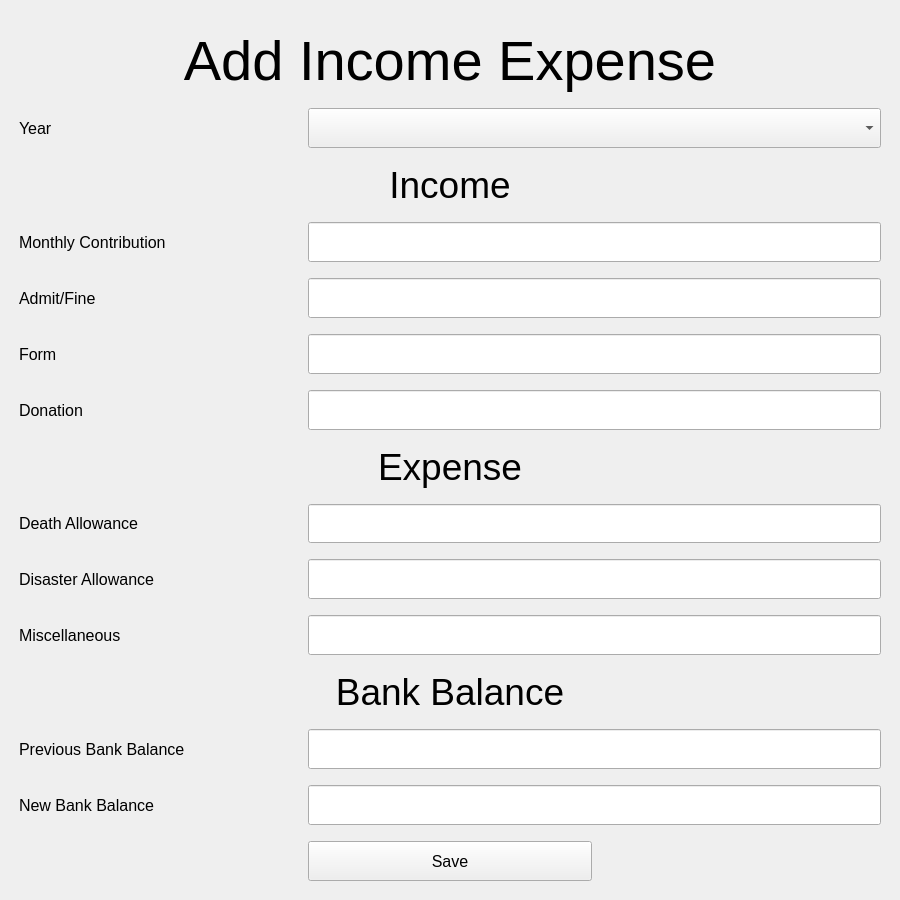
<?xml version="1.0" encoding="UTF-8"?>
<ui version="4.0">
 <class>MainWindow_add_income_expense</class>
 <widget class="QMainWindow" name="MainWindow_add_income_expense">
  <property name="geometry">
   <rect>
    <x>0</x>
    <y>0</y>
    <width>900</width>
    <height>900</height>
   </rect>
  </property>
  <property name="windowTitle">
   <string>MainWindow</string>
  </property>
  <widget class="QWidget" name="centralwidget">
   <layout class="QGridLayout" name="gridLayout_2">
    <item row="0" column="0">
     <layout class="QGridLayout" name="gridLayout">
      <item row="7" column="2" colspan="2">
       <widget class="QLineEdit" name="lineEdit_monthly_contribution">
        <property name="sizePolicy">
         <sizepolicy hsizetype="Expanding" vsizetype="Expanding">
          <horstretch>0</horstretch>
          <verstretch>0</verstretch>
         </sizepolicy>
        </property>
        <property name="font">
         <font>
          <pointsize>12</pointsize>
         </font>
        </property>
       </widget>
      </item>
      <item row="19" column="1">
       <widget class="QLabel" name="label_10">
        <property name="sizePolicy">
         <sizepolicy hsizetype="Expanding" vsizetype="Expanding">
          <horstretch>0</horstretch>
          <verstretch>0</verstretch>
         </sizepolicy>
        </property>
        <property name="font">
         <font>
          <pointsize>12</pointsize>
         </font>
        </property>
        <property name="text">
         <string>Disaster Allowance</string>
        </property>
       </widget>
      </item>
      <item row="29" column="1">
       <spacer name="horizontalSpacer">
        <property name="orientation">
         <enum>Qt::Horizontal</enum>
        </property>
        <property name="sizeHint" stdset="0">
         <size>
          <width>40</width>
          <height>20</height>
         </size>
        </property>
       </spacer>
      </item>
      <item row="25" column="1">
       <widget class="QLabel" name="label_12">
        <property name="sizePolicy">
         <sizepolicy hsizetype="Expanding" vsizetype="Expanding">
          <horstretch>0</horstretch>
          <verstretch>0</verstretch>
         </sizepolicy>
        </property>
        <property name="font">
         <font>
          <pointsize>12</pointsize>
         </font>
        </property>
        <property name="text">
         <string>Previous Bank Balance</string>
        </property>
       </widget>
      </item>
      <item row="21" column="1">
       <widget class="QLabel" name="label_11">
        <property name="sizePolicy">
         <sizepolicy hsizetype="Expanding" vsizetype="Expanding">
          <horstretch>0</horstretch>
          <verstretch>0</verstretch>
         </sizepolicy>
        </property>
        <property name="font">
         <font>
          <pointsize>12</pointsize>
         </font>
        </property>
        <property name="text">
         <string>Miscellaneous</string>
        </property>
       </widget>
      </item>
      <item row="13" column="1">
       <widget class="QLabel" name="label_7">
        <property name="sizePolicy">
         <sizepolicy hsizetype="Expanding" vsizetype="Expanding">
          <horstretch>0</horstretch>
          <verstretch>0</verstretch>
         </sizepolicy>
        </property>
        <property name="font">
         <font>
          <pointsize>12</pointsize>
         </font>
        </property>
        <property name="text">
         <string>Donation</string>
        </property>
       </widget>
      </item>
      <item row="30" column="1">
       <spacer name="verticalSpacer_13">
        <property name="orientation">
         <enum>Qt::Vertical</enum>
        </property>
        <property name="sizeType">
         <enum>QSizePolicy::Fixed</enum>
        </property>
        <property name="sizeHint" stdset="0">
         <size>
          <width>20</width>
          <height>10</height>
         </size>
        </property>
       </spacer>
      </item>
      <item row="0" column="4">
       <spacer name="horizontalSpacer_6">
        <property name="orientation">
         <enum>Qt::Horizontal</enum>
        </property>
        <property name="sizeType">
         <enum>QSizePolicy::Fixed</enum>
        </property>
        <property name="sizeHint" stdset="0">
         <size>
          <width>10</width>
          <height>20</height>
         </size>
        </property>
       </spacer>
      </item>
      <item row="2" column="1">
       <spacer name="verticalSpacer_2">
        <property name="orientation">
         <enum>Qt::Vertical</enum>
        </property>
        <property name="sizeType">
         <enum>QSizePolicy::Fixed</enum>
        </property>
        <property name="sizeHint" stdset="0">
         <size>
          <width>20</width>
          <height>10</height>
         </size>
        </property>
       </spacer>
      </item>
      <item row="13" column="2" colspan="2">
       <widget class="QLineEdit" name="lineEdit_donation">
        <property name="sizePolicy">
         <sizepolicy hsizetype="Expanding" vsizetype="Expanding">
          <horstretch>0</horstretch>
          <verstretch>0</verstretch>
         </sizepolicy>
        </property>
        <property name="font">
         <font>
          <pointsize>12</pointsize>
         </font>
        </property>
       </widget>
      </item>
      <item row="4" column="1">
       <spacer name="verticalSpacer_3">
        <property name="orientation">
         <enum>Qt::Vertical</enum>
        </property>
        <property name="sizeType">
         <enum>QSizePolicy::Fixed</enum>
        </property>
        <property name="sizeHint" stdset="0">
         <size>
          <width>20</width>
          <height>10</height>
         </size>
        </property>
       </spacer>
      </item>
      <item row="20" column="1">
       <spacer name="verticalSpacer_11">
        <property name="orientation">
         <enum>Qt::Vertical</enum>
        </property>
        <property name="sizeType">
         <enum>QSizePolicy::Fixed</enum>
        </property>
        <property name="sizeHint" stdset="0">
         <size>
          <width>20</width>
          <height>10</height>
         </size>
        </property>
       </spacer>
      </item>
      <item row="17" column="1">
       <widget class="QLabel" name="label_9">
        <property name="sizePolicy">
         <sizepolicy hsizetype="Expanding" vsizetype="Expanding">
          <horstretch>0</horstretch>
          <verstretch>0</verstretch>
         </sizepolicy>
        </property>
        <property name="font">
         <font>
          <pointsize>12</pointsize>
         </font>
        </property>
        <property name="text">
         <string>Death Allowance</string>
        </property>
       </widget>
      </item>
      <item row="15" column="1" colspan="3">
       <widget class="QLabel" name="label_8">
        <property name="sizePolicy">
         <sizepolicy hsizetype="Expanding" vsizetype="Expanding">
          <horstretch>0</horstretch>
          <verstretch>0</verstretch>
         </sizepolicy>
        </property>
        <property name="font">
         <font>
          <pointsize>28</pointsize>
         </font>
        </property>
        <property name="text">
         <string>Expense</string>
        </property>
        <property name="alignment">
         <set>Qt::AlignCenter</set>
        </property>
       </widget>
      </item>
      <item row="21" column="2" colspan="2">
       <widget class="QLineEdit" name="lineEdit_miscellaneous">
        <property name="sizePolicy">
         <sizepolicy hsizetype="Expanding" vsizetype="Expanding">
          <horstretch>0</horstretch>
          <verstretch>0</verstretch>
         </sizepolicy>
        </property>
        <property name="font">
         <font>
          <pointsize>12</pointsize>
         </font>
        </property>
       </widget>
      </item>
      <item row="5" column="1" colspan="3">
       <widget class="QLabel" name="label_5">
        <property name="sizePolicy">
         <sizepolicy hsizetype="Expanding" vsizetype="Expanding">
          <horstretch>0</horstretch>
          <verstretch>0</verstretch>
         </sizepolicy>
        </property>
        <property name="font">
         <font>
          <pointsize>28</pointsize>
         </font>
        </property>
        <property name="text">
         <string>Income</string>
        </property>
        <property name="alignment">
         <set>Qt::AlignCenter</set>
        </property>
       </widget>
      </item>
      <item row="26" column="1">
       <spacer name="verticalSpacer_15">
        <property name="orientation">
         <enum>Qt::Vertical</enum>
        </property>
        <property name="sizeType">
         <enum>QSizePolicy::Fixed</enum>
        </property>
        <property name="sizeHint" stdset="0">
         <size>
          <width>20</width>
          <height>10</height>
         </size>
        </property>
       </spacer>
      </item>
      <item row="18" column="1">
       <spacer name="verticalSpacer_10">
        <property name="orientation">
         <enum>Qt::Vertical</enum>
        </property>
        <property name="sizeType">
         <enum>QSizePolicy::Fixed</enum>
        </property>
        <property name="sizeHint" stdset="0">
         <size>
          <width>20</width>
          <height>10</height>
         </size>
        </property>
       </spacer>
      </item>
      <item row="3" column="2" colspan="2">
       <widget class="QComboBox" name="comboBox_year">
        <property name="sizePolicy">
         <sizepolicy hsizetype="Expanding" vsizetype="Expanding">
          <horstretch>0</horstretch>
          <verstretch>0</verstretch>
         </sizepolicy>
        </property>
        <property name="font">
         <font>
          <pointsize>12</pointsize>
         </font>
        </property>
       </widget>
      </item>
      <item row="8" column="1">
       <spacer name="verticalSpacer_5">
        <property name="orientation">
         <enum>Qt::Vertical</enum>
        </property>
        <property name="sizeType">
         <enum>QSizePolicy::Fixed</enum>
        </property>
        <property name="sizeHint" stdset="0">
         <size>
          <width>20</width>
          <height>10</height>
         </size>
        </property>
       </spacer>
      </item>
      <item row="14" column="1">
       <spacer name="verticalSpacer_8">
        <property name="orientation">
         <enum>Qt::Vertical</enum>
        </property>
        <property name="sizeType">
         <enum>QSizePolicy::Fixed</enum>
        </property>
        <property name="sizeHint" stdset="0">
         <size>
          <width>20</width>
          <height>10</height>
         </size>
        </property>
       </spacer>
      </item>
      <item row="6" column="1">
       <spacer name="verticalSpacer_4">
        <property name="orientation">
         <enum>Qt::Vertical</enum>
        </property>
        <property name="sizeType">
         <enum>QSizePolicy::Fixed</enum>
        </property>
        <property name="sizeHint" stdset="0">
         <size>
          <width>20</width>
          <height>10</height>
         </size>
        </property>
       </spacer>
      </item>
      <item row="19" column="2" colspan="2">
       <widget class="QLineEdit" name="lineEdit_disaster_allowance">
        <property name="sizePolicy">
         <sizepolicy hsizetype="Expanding" vsizetype="Expanding">
          <horstretch>0</horstretch>
          <verstretch>0</verstretch>
         </sizepolicy>
        </property>
        <property name="font">
         <font>
          <pointsize>12</pointsize>
         </font>
        </property>
       </widget>
      </item>
      <item row="28" column="1">
       <spacer name="verticalSpacer_12">
        <property name="orientation">
         <enum>Qt::Vertical</enum>
        </property>
        <property name="sizeType">
         <enum>QSizePolicy::Fixed</enum>
        </property>
        <property name="sizeHint" stdset="0">
         <size>
          <width>20</width>
          <height>10</height>
         </size>
        </property>
       </spacer>
      </item>
      <item row="1" column="1" colspan="3">
       <widget class="QLabel" name="label">
        <property name="sizePolicy">
         <sizepolicy hsizetype="Expanding" vsizetype="Expanding">
          <horstretch>0</horstretch>
          <verstretch>0</verstretch>
         </sizepolicy>
        </property>
        <property name="font">
         <font>
          <pointsize>42</pointsize>
         </font>
        </property>
        <property name="text">
         <string>Add Income Expense</string>
        </property>
        <property name="alignment">
         <set>Qt::AlignCenter</set>
        </property>
       </widget>
      </item>
      <item row="11" column="1">
       <widget class="QLabel" name="label_6">
        <property name="sizePolicy">
         <sizepolicy hsizetype="Expanding" vsizetype="Expanding">
          <horstretch>0</horstretch>
          <verstretch>0</verstretch>
         </sizepolicy>
        </property>
        <property name="font">
         <font>
          <pointsize>12</pointsize>
         </font>
        </property>
        <property name="text">
         <string>Form</string>
        </property>
       </widget>
      </item>
      <item row="16" column="1">
       <spacer name="verticalSpacer_9">
        <property name="orientation">
         <enum>Qt::Vertical</enum>
        </property>
        <property name="sizeType">
         <enum>QSizePolicy::Fixed</enum>
        </property>
        <property name="sizeHint" stdset="0">
         <size>
          <width>20</width>
          <height>10</height>
         </size>
        </property>
       </spacer>
      </item>
      <item row="10" column="1">
       <spacer name="verticalSpacer_6">
        <property name="orientation">
         <enum>Qt::Vertical</enum>
        </property>
        <property name="sizeType">
         <enum>QSizePolicy::Fixed</enum>
        </property>
        <property name="sizeHint" stdset="0">
         <size>
          <width>20</width>
          <height>10</height>
         </size>
        </property>
       </spacer>
      </item>
      <item row="3" column="1">
       <widget class="QLabel" name="label_2">
        <property name="sizePolicy">
         <sizepolicy hsizetype="Expanding" vsizetype="Expanding">
          <horstretch>0</horstretch>
          <verstretch>0</verstretch>
         </sizepolicy>
        </property>
        <property name="font">
         <font>
          <pointsize>12</pointsize>
         </font>
        </property>
        <property name="text">
         <string>Year</string>
        </property>
       </widget>
      </item>
      <item row="12" column="1">
       <spacer name="verticalSpacer_7">
        <property name="orientation">
         <enum>Qt::Vertical</enum>
        </property>
        <property name="sizeType">
         <enum>QSizePolicy::Fixed</enum>
        </property>
        <property name="sizeHint" stdset="0">
         <size>
          <width>20</width>
          <height>10</height>
         </size>
        </property>
       </spacer>
      </item>
      <item row="0" column="0">
       <spacer name="horizontalSpacer_4">
        <property name="orientation">
         <enum>Qt::Horizontal</enum>
        </property>
        <property name="sizeType">
         <enum>QSizePolicy::Fixed</enum>
        </property>
        <property name="sizeHint" stdset="0">
         <size>
          <width>10</width>
          <height>20</height>
         </size>
        </property>
       </spacer>
      </item>
      <item row="7" column="1">
       <widget class="QLabel" name="label_3">
        <property name="sizePolicy">
         <sizepolicy hsizetype="Expanding" vsizetype="Expanding">
          <horstretch>0</horstretch>
          <verstretch>0</verstretch>
         </sizepolicy>
        </property>
        <property name="font">
         <font>
          <pointsize>12</pointsize>
         </font>
        </property>
        <property name="text">
         <string>Monthly Contribution</string>
        </property>
       </widget>
      </item>
      <item row="9" column="2" colspan="2">
       <widget class="QLineEdit" name="lineEdit_admit_fine">
        <property name="sizePolicy">
         <sizepolicy hsizetype="Expanding" vsizetype="Expanding">
          <horstretch>0</horstretch>
          <verstretch>0</verstretch>
         </sizepolicy>
        </property>
        <property name="font">
         <font>
          <pointsize>12</pointsize>
         </font>
        </property>
       </widget>
      </item>
      <item row="29" column="3">
       <spacer name="horizontalSpacer_2">
        <property name="orientation">
         <enum>Qt::Horizontal</enum>
        </property>
        <property name="sizeHint" stdset="0">
         <size>
          <width>40</width>
          <height>20</height>
         </size>
        </property>
       </spacer>
      </item>
      <item row="0" column="1">
       <spacer name="verticalSpacer">
        <property name="orientation">
         <enum>Qt::Vertical</enum>
        </property>
        <property name="sizeType">
         <enum>QSizePolicy::Fixed</enum>
        </property>
        <property name="sizeHint" stdset="0">
         <size>
          <width>20</width>
          <height>10</height>
         </size>
        </property>
       </spacer>
      </item>
      <item row="22" column="1">
       <spacer name="verticalSpacer_16">
        <property name="orientation">
         <enum>Qt::Vertical</enum>
        </property>
        <property name="sizeType">
         <enum>QSizePolicy::Fixed</enum>
        </property>
        <property name="sizeHint" stdset="0">
         <size>
          <width>20</width>
          <height>10</height>
         </size>
        </property>
       </spacer>
      </item>
      <item row="27" column="1">
       <widget class="QLabel" name="label_13">
        <property name="sizePolicy">
         <sizepolicy hsizetype="Expanding" vsizetype="Expanding">
          <horstretch>0</horstretch>
          <verstretch>0</verstretch>
         </sizepolicy>
        </property>
        <property name="font">
         <font>
          <pointsize>12</pointsize>
         </font>
        </property>
        <property name="text">
         <string>New Bank Balance</string>
        </property>
       </widget>
      </item>
      <item row="17" column="2" colspan="2">
       <widget class="QLineEdit" name="lineEdit_death_allowance">
        <property name="sizePolicy">
         <sizepolicy hsizetype="Expanding" vsizetype="Expanding">
          <horstretch>0</horstretch>
          <verstretch>0</verstretch>
         </sizepolicy>
        </property>
        <property name="font">
         <font>
          <pointsize>12</pointsize>
         </font>
        </property>
       </widget>
      </item>
      <item row="9" column="1">
       <widget class="QLabel" name="label_4">
        <property name="sizePolicy">
         <sizepolicy hsizetype="Expanding" vsizetype="Expanding">
          <horstretch>0</horstretch>
          <verstretch>0</verstretch>
         </sizepolicy>
        </property>
        <property name="font">
         <font>
          <pointsize>12</pointsize>
         </font>
        </property>
        <property name="text">
         <string>Admit/Fine</string>
        </property>
       </widget>
      </item>
      <item row="29" column="2">
       <widget class="QPushButton" name="pushButton_save">
        <property name="sizePolicy">
         <sizepolicy hsizetype="Expanding" vsizetype="Expanding">
          <horstretch>0</horstretch>
          <verstretch>0</verstretch>
         </sizepolicy>
        </property>
        <property name="font">
         <font>
          <pointsize>12</pointsize>
         </font>
        </property>
        <property name="text">
         <string>Save</string>
        </property>
       </widget>
      </item>
      <item row="11" column="2" colspan="2">
       <widget class="QLineEdit" name="lineEdit_form">
        <property name="sizePolicy">
         <sizepolicy hsizetype="Expanding" vsizetype="Expanding">
          <horstretch>0</horstretch>
          <verstretch>0</verstretch>
         </sizepolicy>
        </property>
        <property name="font">
         <font>
          <pointsize>12</pointsize>
         </font>
        </property>
       </widget>
      </item>
      <item row="24" column="1">
       <spacer name="verticalSpacer_17">
        <property name="orientation">
         <enum>Qt::Vertical</enum>
        </property>
        <property name="sizeType">
         <enum>QSizePolicy::Fixed</enum>
        </property>
        <property name="sizeHint" stdset="0">
         <size>
          <width>20</width>
          <height>10</height>
         </size>
        </property>
       </spacer>
      </item>
      <item row="23" column="1" colspan="3">
       <widget class="QLabel" name="label_14">
        <property name="sizePolicy">
         <sizepolicy hsizetype="Expanding" vsizetype="Expanding">
          <horstretch>0</horstretch>
          <verstretch>0</verstretch>
         </sizepolicy>
        </property>
        <property name="font">
         <font>
          <pointsize>28</pointsize>
         </font>
        </property>
        <property name="text">
         <string>Bank Balance</string>
        </property>
        <property name="alignment">
         <set>Qt::AlignCenter</set>
        </property>
       </widget>
      </item>
      <item row="25" column="2" colspan="2">
       <widget class="QLineEdit" name="lineEdit_previous_balance">
        <property name="sizePolicy">
         <sizepolicy hsizetype="Expanding" vsizetype="Expanding">
          <horstretch>0</horstretch>
          <verstretch>0</verstretch>
         </sizepolicy>
        </property>
        <property name="font">
         <font>
          <pointsize>12</pointsize>
         </font>
        </property>
       </widget>
      </item>
      <item row="27" column="2" colspan="2">
       <widget class="QLineEdit" name="lineEdit_new_balance">
        <property name="sizePolicy">
         <sizepolicy hsizetype="Expanding" vsizetype="Expanding">
          <horstretch>0</horstretch>
          <verstretch>0</verstretch>
         </sizepolicy>
        </property>
        <property name="font">
         <font>
          <pointsize>12</pointsize>
         </font>
        </property>
       </widget>
      </item>
     </layout>
    </item>
   </layout>
  </widget>
 </widget>
 <tabstops>
  <tabstop>comboBox_year</tabstop>
  <tabstop>lineEdit_monthly_contribution</tabstop>
  <tabstop>lineEdit_admit_fine</tabstop>
  <tabstop>lineEdit_form</tabstop>
  <tabstop>lineEdit_donation</tabstop>
  <tabstop>lineEdit_death_allowance</tabstop>
  <tabstop>lineEdit_disaster_allowance</tabstop>
  <tabstop>lineEdit_miscellaneous</tabstop>
  <tabstop>lineEdit_previous_balance</tabstop>
  <tabstop>lineEdit_new_balance</tabstop>
  <tabstop>pushButton_save</tabstop>
 </tabstops>
 <resources/>
 <connections/>
</ui>
